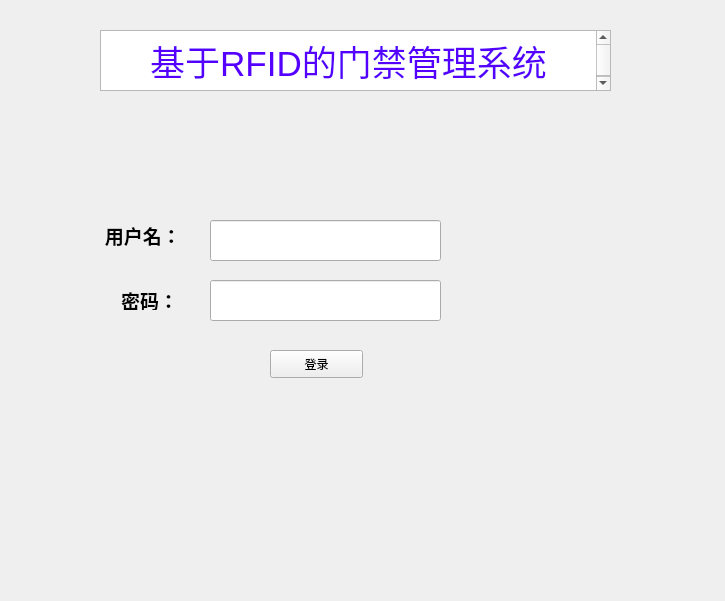
<?xml version="1.0" encoding="UTF-8"?>
<ui version="4.0">
 <class>Form</class>
 <widget class="QWidget" name="Form">
  <property name="geometry">
   <rect>
    <x>0</x>
    <y>0</y>
    <width>725</width>
    <height>601</height>
   </rect>
  </property>
  <property name="mouseTracking">
   <bool>true</bool>
  </property>
  <property name="tabletTracking">
   <bool>true</bool>
  </property>
  <property name="windowTitle">
   <string>Form</string>
  </property>
  <widget class="QTextBrowser" name="textBrowser">
   <property name="geometry">
    <rect>
     <x>100</x>
     <y>30</y>
     <width>511</width>
     <height>61</height>
    </rect>
   </property>
   <property name="html">
    <string>&lt;!DOCTYPE HTML PUBLIC &quot;-//W3C//DTD HTML 4.0//EN&quot; &quot;http://www.w3.org/TR/REC-html40/strict.dtd&quot;&gt;
&lt;html&gt;&lt;head&gt;&lt;meta name=&quot;qrichtext&quot; content=&quot;1&quot; /&gt;&lt;style type=&quot;text/css&quot;&gt;
p, li { white-space: pre-wrap; }
&lt;/style&gt;&lt;/head&gt;&lt;body style=&quot; font-family:'SimSun'; font-size:9pt; font-weight:400; font-style:normal;&quot;&gt;
&lt;p align=&quot;center&quot; style=&quot; margin-top:0px; margin-bottom:0px; margin-left:0px; margin-right:0px; -qt-block-indent:0; text-indent:0px;&quot;&gt;&lt;span style=&quot; font-size:26pt; color:#5500ff;&quot;&gt;基于RFID的门禁管理系统&lt;/span&gt;&lt;/p&gt;&lt;/body&gt;&lt;/html&gt;</string>
   </property>
  </widget>
  <widget class="QLabel" name="label">
   <property name="geometry">
    <rect>
     <x>90</x>
     <y>210</y>
     <width>121</width>
     <height>51</height>
    </rect>
   </property>
   <property name="font">
    <font>
     <family>Arial Black</family>
     <pointsize>14</pointsize>
     <weight>75</weight>
     <bold>true</bold>
    </font>
   </property>
   <property name="text">
    <string>   用户名：</string>
   </property>
  </widget>
  <widget class="QLabel" name="label_2">
   <property name="geometry">
    <rect>
     <x>100</x>
     <y>290</y>
     <width>111</width>
     <height>20</height>
    </rect>
   </property>
   <property name="font">
    <font>
     <family>Arial</family>
     <pointsize>14</pointsize>
     <weight>75</weight>
     <bold>true</bold>
    </font>
   </property>
   <property name="text">
    <string>    密码：</string>
   </property>
  </widget>
  <widget class="QLineEdit" name="lineEdit">
   <property name="geometry">
    <rect>
     <x>210</x>
     <y>220</y>
     <width>231</width>
     <height>41</height>
    </rect>
   </property>
   <property name="font">
    <font>
     <family>Arial</family>
     <pointsize>14</pointsize>
     <weight>75</weight>
     <bold>true</bold>
    </font>
   </property>
   <property name="tabletTracking">
    <bool>false</bool>
   </property>
  </widget>
  <widget class="QLineEdit" name="lineEdit_2">
   <property name="geometry">
    <rect>
     <x>210</x>
     <y>280</y>
     <width>231</width>
     <height>41</height>
    </rect>
   </property>
  </widget>
  <widget class="QPushButton" name="pushButton">
   <property name="geometry">
    <rect>
     <x>270</x>
     <y>350</y>
     <width>93</width>
     <height>28</height>
    </rect>
   </property>
   <property name="text">
    <string>登录</string>
   </property>
  </widget>
 </widget>
 <resources/>
 <connections/>
</ui>
